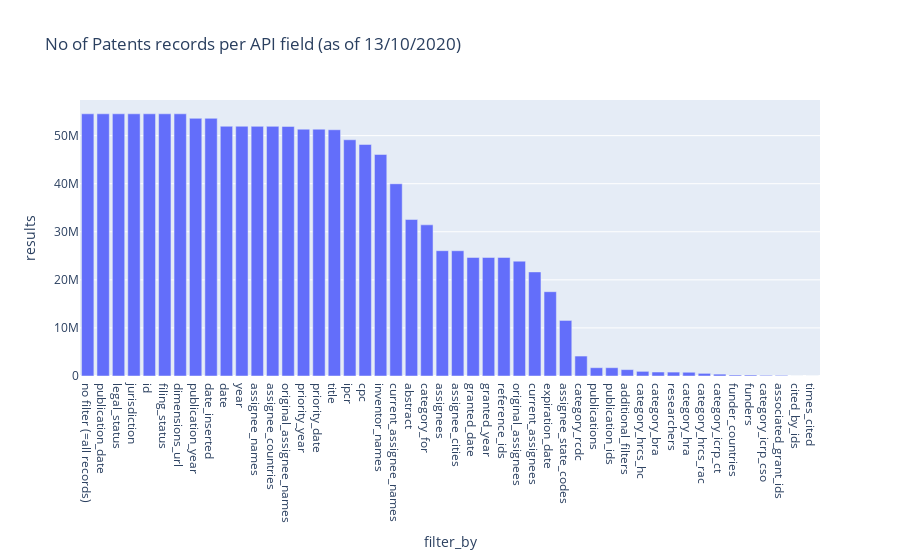

Notebook code for this chart:
### Markdown cell above
### Creating a bar chart

### Code cell
from datetime import date
today = date.today().strftime("%d/%m/%Y")

from plotly.offline import plot
fig = px.bar(df, x=df['filter_by'], y=df['results'],
             title=f"No of Patents records per API field (as of {today})")
plot(fig, filename = 'patents-fields-overview.html', auto_open=False)
fig.show()

### Figure 1 — Plotly figure (JSON) as saved in the notebook; plotly's stock layout.template omitted (floating-point values rounded to 4 significant figures)
{"data": [{"alignmentgroup": "True", "hovertemplate": "filter_by=%{x}<br>results=%{y}<extra></extra>", "legendgroup": "", "marker": {"color": "#636efa"}, "name": "", "offsetgroup": "", "orientation": "v", "showlegend": false, "textposition": "auto", "type": "bar", "x": ["no filter (=all records)", "publication_date", "legal_status", "jurisdiction", "id", "filing_status", "dimensions_url", "publication_year", "date_inserted", "date", "year", "assignee_names", "assignee_countries", "original_assignee_names", "priority_year", "priority_date", "title", "ipcr", "cpc", "inventor_names", "current_assignee_names", "abstract", "category_for", "assignees", "assignee_cities", "granted_date", "granted_year", "reference_ids", "original_assignees", "current_assignees", "expiration_date", "assignee_state_codes", "category_rcdc", "publications", "publication_ids", "additional_filters", "category_hrcs_hc", "category_bra", "researchers", "category_hra", "category_hrcs_rac", "category_icrp_ct", "funder_countries", "funders", "category_icrp_cso", "associated_grant_ids", "cited_by_ids", "times_cited"], "xaxis": "x", "y": [54540989, 54540989, 54540989, 54540989, 54540989, 54540989, 54540989, 53598081, 53598081, 51952088, 51952088, 51926930, 51926877, 51916379, 51339373, 51339373, 51221671, 49137340, 48162835, 46080709, 39985818, 32547500, 31446108, 26066113, 26056492, 24657810, 24657810, 24657287, 23889192, 21652604, 17536338, 11558220, 4149420, 1725484, 1725484, 1326236, 967691, 827629, 813933, 780144, 547290, 387612, 205990, 205990, 140969, 129573, 0, 0], "yaxis": "y"}], "layout": {"autosize": true, "barmode": "relative", "legend": {"tracegroupgap": 0}, "title": {"text": "No of Patents records per API field (as of 13/10/2020)"}, "xaxis": {"anchor": "y", "autorange": true, "domain": [0, 1], "range": [-0.5, 47.5], "title": {"text": "filter_by"}, "type": "category"}, "yaxis": {"anchor": "x", "autorange": true, "domain": [0, 1], "range": [0, 57410000.0], "title": {"text": "results"}, "type": "linear"}}}
